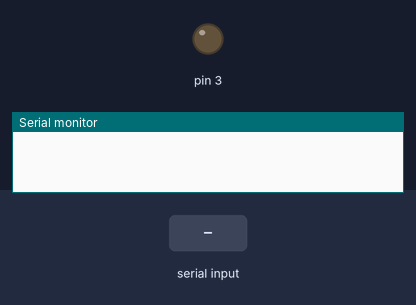
Bench run of a sketch on a simulated Arduino Uno, built with avr-gcc and run on an emulated ATmega328P. On the bench: output pins drawn as LEDs (lit = HIGH), the last lines printed to the serial monitor. The inputs (shaded band) are chosen by the test bench.

Above: at 1.2 s.
1.3 s: "90,45\n" received over Serial
At 2.6 s:
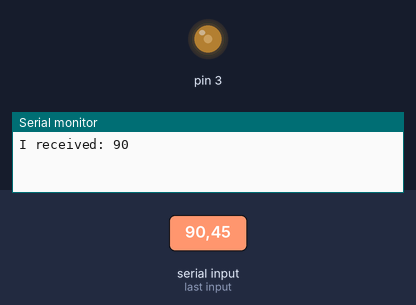
4.3 s: "90\n" received over Serial
At 7.2 s:
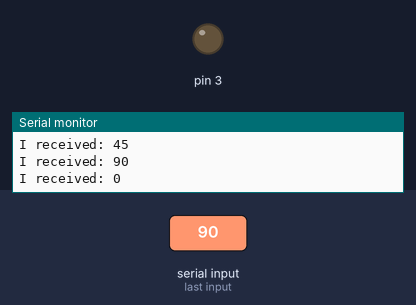
Timing chart, 0 to 8.7 s (numbered marks = the images above; inputs shaded):
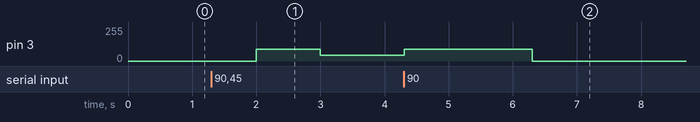

The sketch:

pump.ino
```cpp
int incomingByte = 0;

void setup() {
  pinMode(3, OUTPUT);
  Serial.begin(9600);
}

void loop() {
  if (Serial.available() > 0) {
    // read the incoming entered byte
    incomingByte = Serial.parseInt();
    Serial.print("I received: ");
    Serial.println(incomingByte);
    incomingByte = min(incomingByte, 100);
    analogWrite(3, incomingByte); // write the user entered value (0-254) to pwm output
  }
  delay(1000); // change this to be whatever frequency you want
}
```

Measured:
- after the input at 1.3 s, pin 3: 0/255 → 90/255 after 0.70 s, → 45/255 1.0 s later
- after the input at 4.3 s, pin 3: 45/255 → 90/255 at once, → 0/255 2.0 s later
